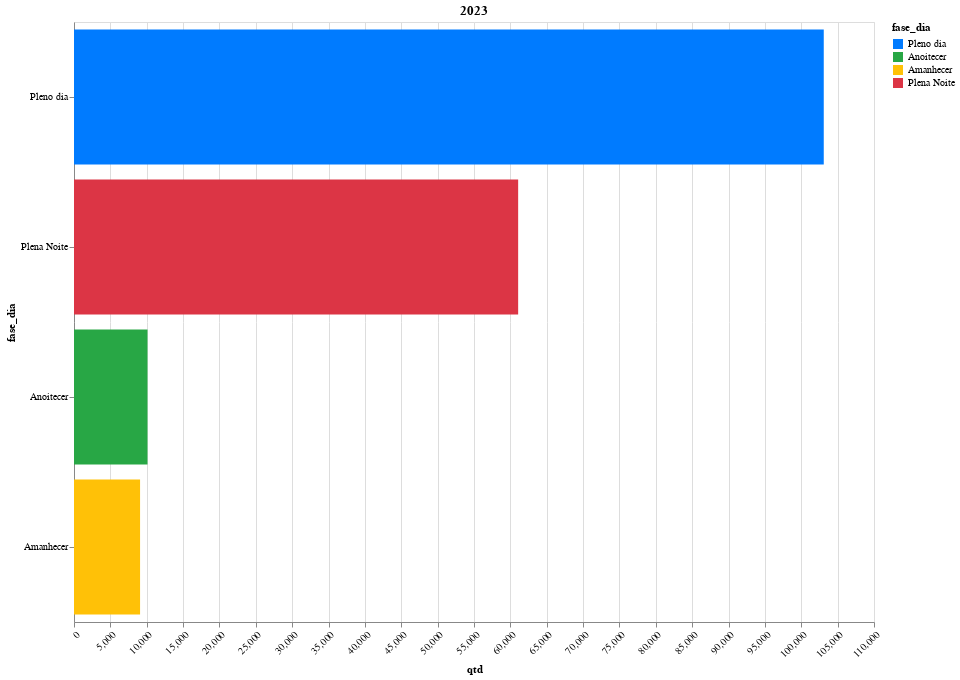

The notebook cell saved with this chart:
### Code cell
df_filtrado_fasedia = df_acidentes_fasedia_geral[(df_acidentes_fasedia_geral['ano'] == '2023')]
grafico1 = gera_grafico_por_fase_dia('2023', df_filtrado_fasedia)

grafico1

### Figure 1 — Vega-Lite specification as saved in the notebook (floating-point values rounded to 4 significant figures)
{"config": {"view": {"continuousWidth": 300, "continuousHeight": 300}}, "data": {"name": "data-07b37d1ecb37142aea655ef9708f389a"}, "mark": {"type": "bar"}, "encoding": {"color": {"field": "fase_dia", "scale": {"domain": ["Pleno dia", "Anoitecer", "Amanhecer", "Plena Noite"], "range": ["#007bff", "#28a745", "#ffc107", "#dc3545", "#6c757d", "#d95b43", "#5bc0de", "#4caf50", "#ffeb3b", "#c497d9", "#00BFFF", "#32CD32", "#FF00FF", "#FFA500", "#5A87E8", "#00CED1", "#FF7F50", "#228B22", "#FFD700", "#000080", "#FF1493", "#4B0082", "#8A2BE2", "#7FFF00", "#00FFFF", "#008000"]}, "type": "nominal"}, "tooltip": [{"field": "fase_dia", "type": "nominal"}, {"field": "qtd", "type": "quantitative"}], "x": {"axis": {"labelAngle": -45}, "field": "qtd", "type": "quantitative"}, "y": {"axis": {"labelLimit": 200}, "field": "fase_dia", "sort": "-x", "type": "nominal"}}, "height": 600, "params": [{"name": "param_4", "select": {"type": "interval", "encodings": ["x", "y"]}, "bind": "scales"}], "title": "2023", "width": 800, "$schema": "https://vega.github.io/schema/vega-lite/v5.17.0.json", "datasets": {"data-07b37d1ecb37142aea655ef9708f389a": [{"fase_dia": "Pleno dia", "qtd": 103092, "ano": "2023"}, {"fase_dia": "Anoitecer", "qtd": 10107, "ano": "2023"}, {"fase_dia": "Amanhecer", "qtd": 9084, "ano": "2023"}, {"fase_dia": "Plena Noite", "qtd": 61072, "ano": "2023"}]}}
